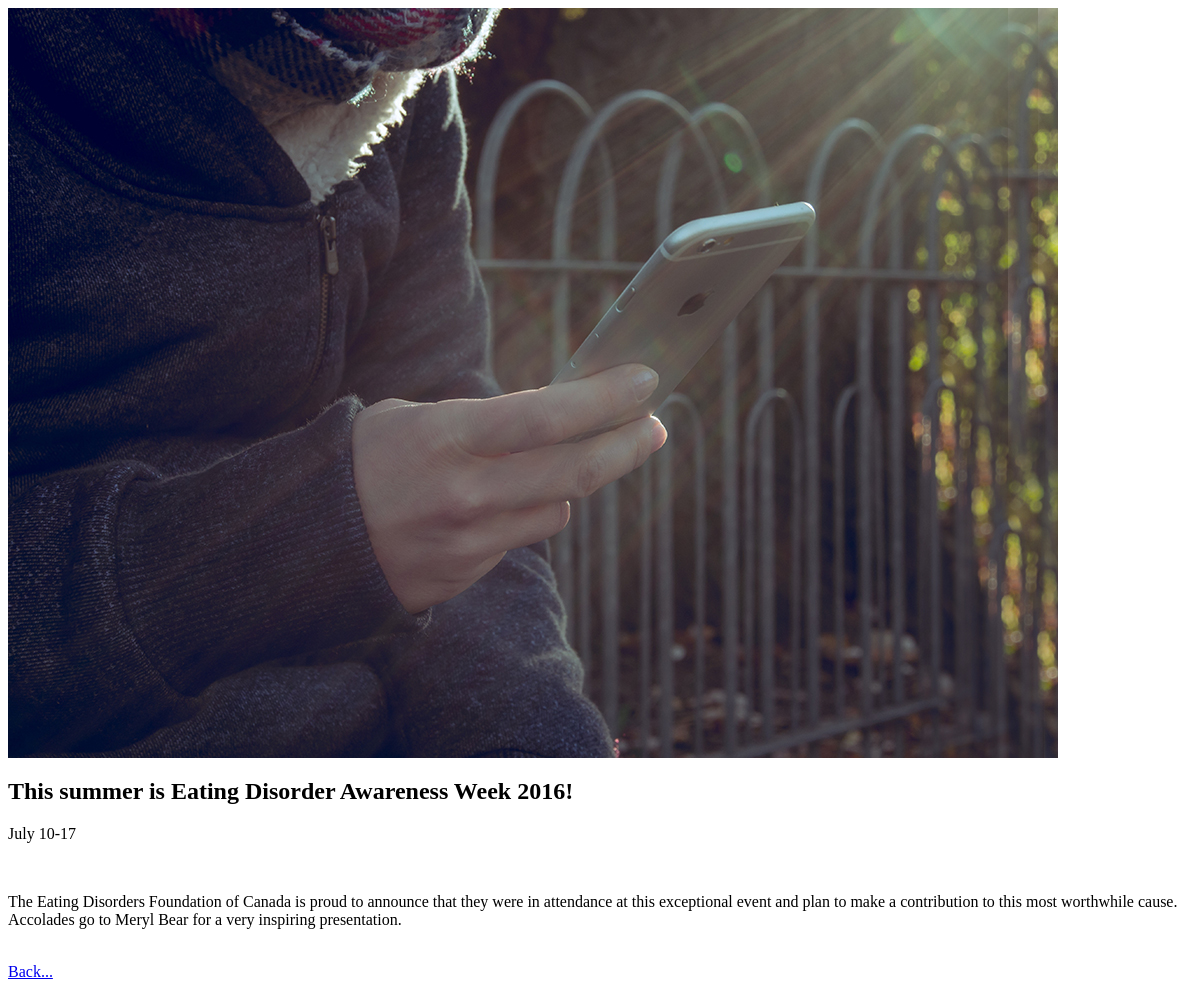
Before: /admin/event_details.php?id=2 with the older database file.
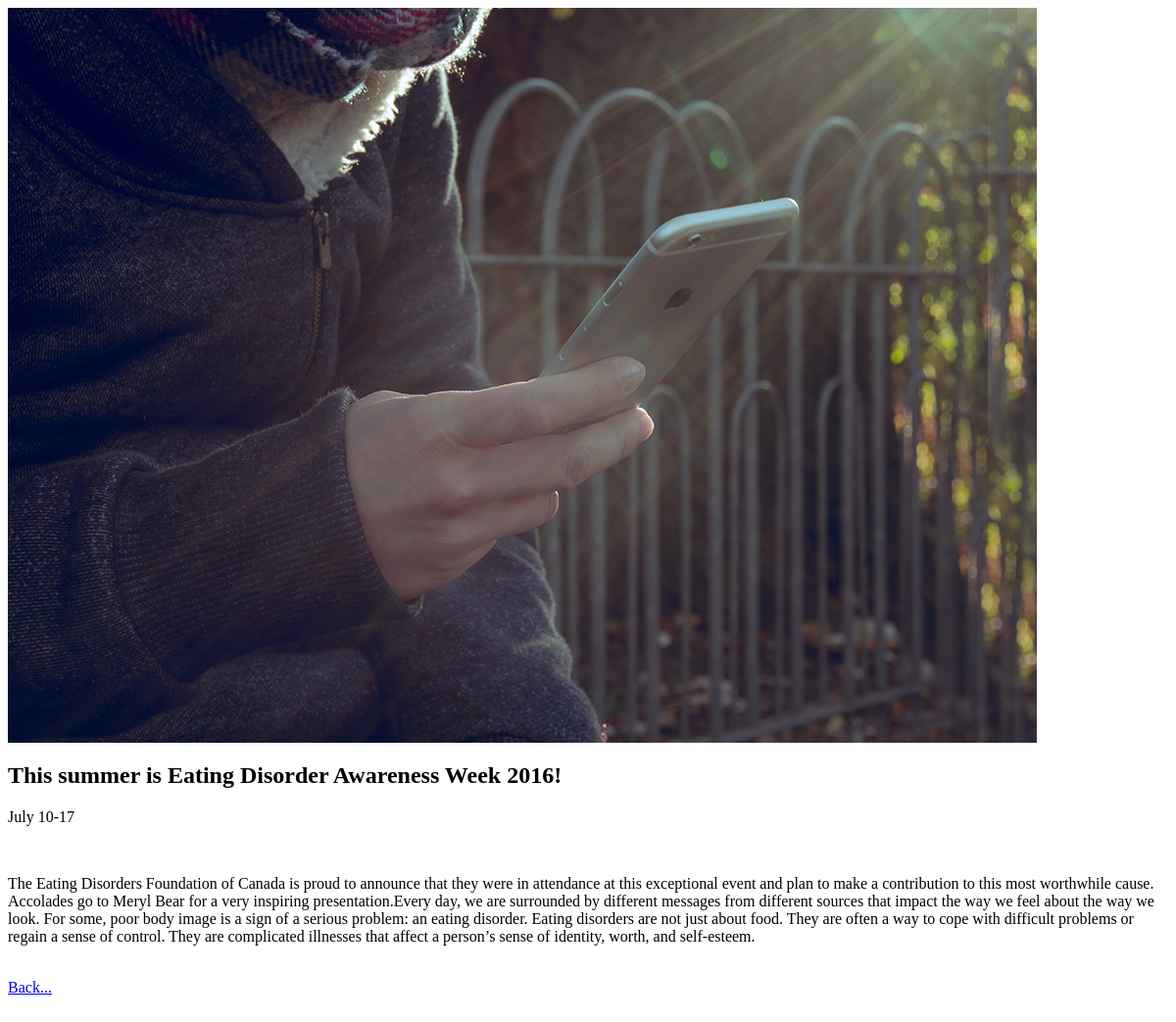
After: the same page with the newer database file.
### tables this page shows
CREATE TABLE IF NOT EXISTS tbl_events (
  events_id smallint(4) unsigned NOT NULL AUTO_INCREMENT,
  events_img varchar(50) NOT NULL,
  events_title varchar(100) NOT NULL,
  events_info text NOT NULL,
  events_date varchar(100) NOT NULL,
  PRIMARY KEY (events_id)
);

### admin/includes/read.php (called while the page is built, shortened)
<?php
	function getSingleEv($tbl, $col, $id) {
		require_once('connect.php');
		$querySingle = "SELECT * FROM {$tbl} WHERE {$col}={$id}";
		$runSingle = mysqli_query($link, $querySingle);
		if($runSingle){
			return $runSingle;
		}else{
			$error =  "There was an error accessing this information.  Please contact your admin.";
			return $error;
		}
	}
?>

### admin/event_details.php (the view, shortened to what this page needs)
<?php
	if(isset($_GET['id'])) {
		$tbl = "tbl_events";
		$col = "events_id";
		$id = $_GET['id'];
		$getSingle = getSingleEv($tbl, $col, $id);
	}
 ?>
 <html>
 <head>
 </head>
 <body>
 	<?php
 	if(!is_string($getSingle)){
		$row = mysqli_fetch_array($getSingle);
			echo "<img src=\"../images/{$row['events_img']}\" alt=\"{$row['events_title']}\">
				 <h2>{$row['events_title']}</h2>
				 <p>{$row['events_date']}</p><br>
				 <p>{$row['events_info']}</p><br>
				 <a href=\"../index.php\">Back...</a><br><br>";
	}else{
		echo "<p>{$getSingle}</p>";
	}
 	 ?>
 </body>
 </html>

Changed rows visible on the page:
changed tbl_events "July 10-17": events_info "…for a very inspiring presentation." → "…for a very inspiring presentation.Every day, we are surrounded by different messages from different sources that impact the way we feel about the way we look. For some, poor body image is a sign of a serious problem: an eating disorder. Eating disorders are not just about food. They are often a way to cope with difficult problems or regain a sense of control. They are complicated illnesses that affect a person’s sense of identity, worth, and self-esteem."
